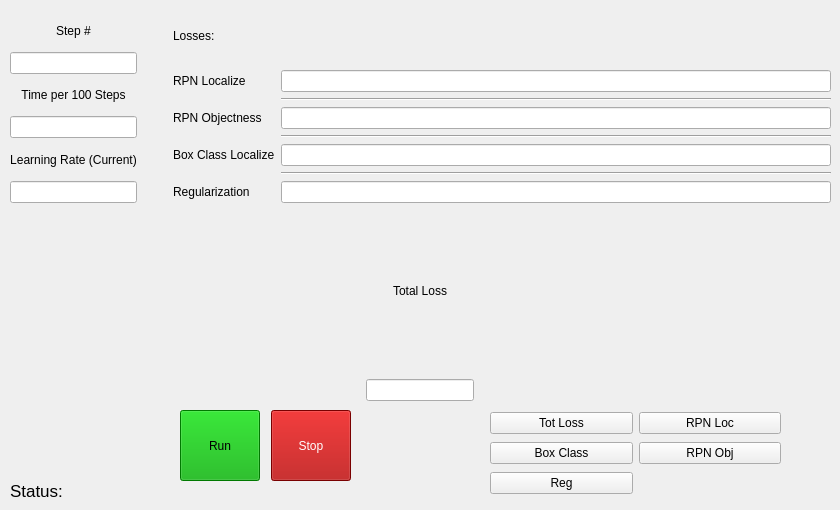
    <widget class="QWidget" name="run_page">
     <widget class="QLabel" name="running_status">
      <property name="geometry">
       <rect>
        <x>10</x>
        <y>480</y>
        <width>491</width>
        <height>21</height>
       </rect>
      </property>
      <property name="font">
       <font>
        <pointsize>13</pointsize>
       </font>
      </property>
      <property name="text">
       <string>Status: </string>
      </property>
     </widget>
     <widget class="QWidget" name="gridLayoutWidget">
      <property name="geometry">
       <rect>
        <x>10</x>
        <y>10</y>
        <width>821</width>
        <height>391</height>
       </rect>
      </property>
      <layout class="QGridLayout" name="gridLayout">
       <item row="0" column="0">
        <layout class="QHBoxLayout" name="horizontalLayout_2">
         <item>
          <layout class="QVBoxLayout" name="verticalLayout_3">
           <item>
            <spacer name="verticalSpacer_27">
             <property name="orientation">
              <enum>Qt::Vertical</enum>
             </property>
             <property name="sizeType">
              <enum>QSizePolicy::Fixed</enum>
             </property>
             <property name="sizeHint" stdset="0">
              <size>
               <width>20</width>
               <height>5</height>
              </size>
             </property>
            </spacer>
           </item>
           <item>
            <widget class="QLabel" name="Step_Num">
             <property name="text">
              <string>Step #</string>
             </property>
             <property name="alignment">
              <set>Qt::AlignCenter</set>
             </property>
            </widget>
           </item>
           <item>
            <widget class="QLineEdit" name="step_value">
             <property name="sizePolicy">
              <sizepolicy hsizetype="Preferred" vsizetype="Fixed">
               <horstretch>0</horstretch>
               <verstretch>0</verstretch>
              </sizepolicy>
             </property>
            </widget>
           </item>
           <item>
            <widget class="QLabel" name="Step_Time">
             <property name="text">
              <string>Time per 100 Steps</string>
             </property>
             <property name="alignment">
              <set>Qt::AlignCenter</set>
             </property>
            </widget>
           </item>
           <item>
            <widget class="QLineEdit" name="step_time_value">
             <property name="sizePolicy">
              <sizepolicy hsizetype="Preferred" vsizetype="Fixed">
               <horstretch>0</horstretch>
               <verstretch>0</verstretch>
              </sizepolicy>
             </property>
            </widget>
           </item>
           <item>
            <widget class="QLabel" name="Learning_Rate">
             <property name="text">
              <string>Learning Rate (Current)</string>
             </property>
             <property name="alignment">
              <set>Qt::AlignCenter</set>
             </property>
            </widget>
           </item>
           <item>
            <widget class="QLineEdit" name="learning_rate_value">
             <property name="sizePolicy">
              <sizepolicy hsizetype="Preferred" vsizetype="Fixed">
               <horstretch>0</horstretch>
               <verstretch>0</verstretch>
              </sizepolicy>
             </property>
            </widget>
           </item>
          </layout>
         </item>
         <item>
          <spacer name="horizontalSpacer">
           <property name="orientation">
            <enum>Qt::Horizontal</enum>
           </property>
           <property name="sizeType">
            <enum>QSizePolicy::Fixed</enum>
           </property>
           <property name="sizeHint" stdset="0">
            <size>
             <width>30</width>
             <height>20</height>
            </size>
           </property>
          </spacer>
         </item>
         <item>
          <layout class="QVBoxLayout" name="verticalLayout_4">
           <item>
            <spacer name="verticalSpacer_30">
             <property name="orientation">
              <enum>Qt::Vertical</enum>
             </property>
             <property name="sizeType">
              <enum>QSizePolicy::Fixed</enum>
             </property>
             <property name="sizeHint" stdset="0">
              <size>
               <width>20</width>
               <height>9</height>
              </size>
             </property>
            </spacer>
           </item>
           <item>
            <widget class="QLabel" name="Losses">
             <property name="text">
              <string>Losses:</string>
             </property>
            </widget>
           </item>
           <item>
            <layout class="QFormLayout" name="formLayout_5">
             <item row="1" column="0">
              <widget class="QLabel" name="RPN_Localize">
               <property name="text">
                <string>RPN Localize</string>
               </property>
              </widget>
             </item>
             <item row="1" column="1">
              <widget class="QLineEdit" name="RPN_loc_loss_value"/>
             </item>
             <item row="3" column="0">
              <widget class="QLabel" name="RPN_Objectness">
               <property name="text">
                <string>RPN Objectness</string>
               </property>
              </widget>
             </item>
             <item row="3" column="1">
              <widget class="QLineEdit" name="obj_loss_value"/>
             </item>
             <item row="5" column="0">
              <widget class="QLabel" name="Box_Class_Localize">
               <property name="text">
                <string>Box Class Localize</string>
               </property>
              </widget>
             </item>
             <item row="5" column="1">
              <widget class="QLineEdit" name="BC_loc_loss_value"/>
             </item>
             <item row="7" column="0">
              <widget class="QLabel" name="Regularization">
               <property name="text">
                <string>Regularization</string>
               </property>
              </widget>
             </item>
             <item row="7" column="1">
              <widget class="QLineEdit" name="reg_loss_value"/>
             </item>
             <item row="2" column="1">
              <widget class="Line" name="line_10">
               <property name="orientation">
                <enum>Qt::Horizontal</enum>
               </property>
              </widget>
             </item>
             <item row="2" column="0">
              <widget class="Line" name="line_11">
               <property name="orientation">
                <enum>Qt::Horizontal</enum>
               </property>
              </widget>
             </item>
             <item row="4" column="1">
              <widget class="Line" name="line_12">
               <property name="orientation">
                <enum>Qt::Horizontal</enum>
               </property>
              </widget>
             </item>
             <item row="6" column="1">
              <widget class="Line" name="line_13">
               <property name="orientation">
                <enum>Qt::Horizontal</enum>
               </property>
              </widget>
             </item>
             <item row="6" column="0">
              <widget class="Line" name="line_14">
               <property name="orientation">
                <enum>Qt::Horizontal</enum>
               </property>
              </widget>
             </item>
             <item row="4" column="0">
              <widget class="Line" name="line_15">
               <property name="orientation">
                <enum>Qt::Horizontal</enum>
               </property>
              </widget>
             </item>
             <item row="0" column="1">
              <spacer name="verticalSpacer_28">
               <property name="orientation">
                <enum>Qt::Vertical</enum>
               </property>
               <property name="sizeType">
                <enum>QSizePolicy::Fixed</enum>
               </property>
               <property name="sizeHint" stdset="0">
                <size>
                 <width>20</width>
                 <height>5</height>
                </size>
               </property>
              </spacer>
             </item>
             <item row="0" column="0">
              <spacer name="verticalSpacer_29">
               <property name="orientation">
                <enum>Qt::Vertical</enum>
               </property>
               <property name="sizeType">
                <enum>QSizePolicy::Fixed</enum>
               </property>
               <property name="sizeHint" stdset="0">
                <size>
                 <width>20</width>
                 <height>5</height>
                </size>
               </property>
              </spacer>
             </item>
            </layout>
           </item>
          </layout>
         </item>
        </layout>
       </item>
       <item row="1" column="0">
        <layout class="QVBoxLayout" name="verticalLayout_2">
         <item>
          <layout class="QHBoxLayout" name="horizontalLayout_3">
           <item>
            <layout class="QVBoxLayout" name="verticalLayout_5">
             <item>
              <widget class="QLabel" name="Total_loss">
               <property name="text">
                <string>Total Loss</string>
               </property>
               <property name="alignment">
                <set>Qt::AlignCenter</set>
               </property>
              </widget>
             </item>
             <item>
              <widget class="QLineEdit" name="total_loss_value">
               <property name="sizePolicy">
                <sizepolicy hsizetype="Fixed" vsizetype="Fixed">
                 <horstretch>0</horstretch>
                 <verstretch>0</verstretch>
                </sizepolicy>
               </property>
               <property name="alignment">
                <set>Qt::AlignCenter</set>
               </property>
              </widget>
             </item>
            </layout>
           </item>
           <item>
            <layout class="QHBoxLayout" name="graph"/>
           </item>
          </layout>
         </item>
        </layout>
       </item>
      </layout>
     </widget>
     <widget class="QWidget" name="formLayoutWidget_3">
      <property name="geometry">
       <rect>
        <x>490</x>
        <y>410</y>
        <width>291</width>
        <height>89</height>
       </rect>
      </property>
      <layout class="QGridLayout" name="gridLayout_2">
       <item row="0" column="0">
        <widget class="QPushButton" name="Total_loss_btn">
         <property name="text">
          <string>Tot Loss</string>
         </property>
        </widget>
       </item>
       <item row="0" column="1">
        <widget class="QPushButton" name="rpn_loc_btn">
         <property name="text">
          <string>RPN Loc</string>
         </property>
        </widget>
       </item>
       <item row="1" column="0">
        <widget class="QPushButton" name="box_loss_btn">
         <property name="text">
          <string>Box Class</string>
         </property>
        </widget>
       </item>
       <item row="1" column="1">
        <widget class="QPushButton" name="rpn_obj_btn">
         <property name="text">
          <string>RPN Obj</string>
         </property>
        </widget>
       </item>
       <item row="2" column="0">
        <widget class="QPushButton" name="reg_loss_btn">
         <property name="text">
          <string>Reg</string>
         </property>
        </widget>
       </item>
      </layout>
     </widget>
     <widget class="QWidget" name="horizontalLayoutWidget_3">
      <property name="geometry">
       <rect>
        <x>180</x>
        <y>410</y>
        <width>171</width>
        <height>71</height>
       </rect>
      </property>
      <layout class="QHBoxLayout" name="horizontalLayout_6">
       <item>
        <widget class="QPushButton" name="run_model_train_btn">
         <property name="sizePolicy">
          <sizepolicy hsizetype="Expanding" vsizetype="Expanding">
           <horstretch>0</horstretch>
           <verstretch>0</verstretch>
          </sizepolicy>
         </property>
         <property name="styleSheet">
          <string notr="true">background-color: rgb(0, 170, 0);</string>
         </property>
         <property name="text">
          <string>Run</string>
         </property>
        </widget>
       </item>
       <item>
        <spacer name="horizontalSpacer_2">
         <property name="orientation">
          <enum>Qt::Horizontal</enum>
         </property>
         <property name="sizeHint" stdset="0">
          <size>
           <width>10</width>
           <height>10</height>
          </size>
         </property>
        </spacer>
       </item>
       <item>
        <widget class="QPushButton" name="stop_btn">
         <property name="sizePolicy">
          <sizepolicy hsizetype="Expanding" vsizetype="Expanding">
           <horstretch>0</horstretch>
           <verstretch>0</verstretch>
          </sizepolicy>
         </property>
         <property name="styleSheet">
          <string notr="true">background-color: rgb(170, 0, 0);
color: rgb(255, 255, 255);</string>
         </property>
         <property name="text">
          <string>Stop</string>
         </property>
        </widget>
       </item>
      </layout>
     </widget>
    </widget>
